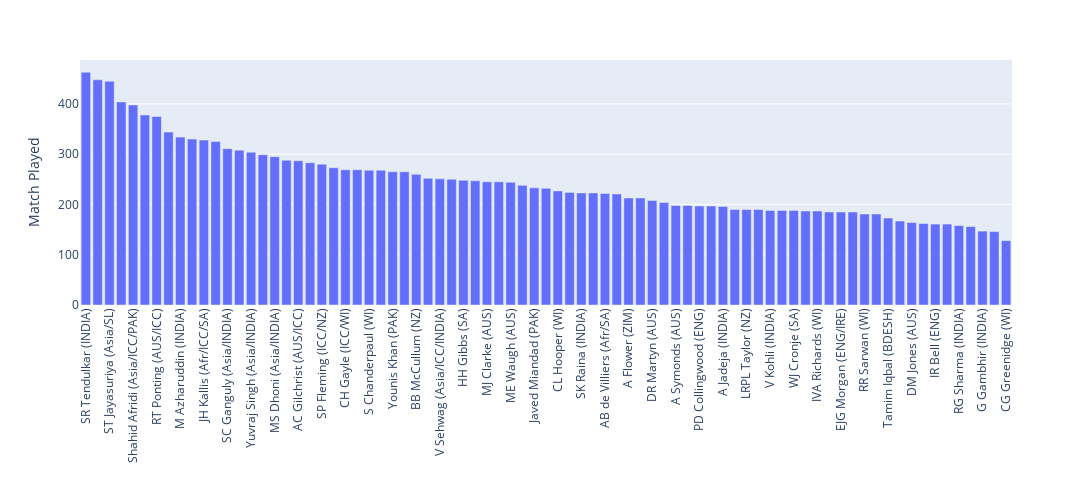

The code cell stored with this chart in its notebook:
### Code cell
mat=df[['Player','Mat']].sort_values('Mat',ascending=False)
fig=px.bar(mat,x='Player',y='Mat')
fig.update_layout(xaxis_tickangle=-90,
                 xaxis_title=' ',
                 yaxis_title='Match Played',
                 width=1200,
                 height=500)
fig.show()

### Figure 1 — Plotly figure (JSON) as saved in the notebook; plotly's stock layout.template omitted (floating-point values rounded to 4 significant figures)
{"data": [{"alignmentgroup": "True", "hovertemplate": "Player=%{x}<br>Mat=%{y}<extra></extra>", "legendgroup": "", "marker": {"color": "#636efa", "pattern": {"shape": ""}}, "name": "", "offsetgroup": "", "orientation": "v", "showlegend": false, "textposition": "auto", "type": "bar", "x": ["SR Tendulkar (INDIA)", "DPMD Jayawardene (Asia/SL)", "ST Jayasuriya (Asia/SL)", "KC Sangakkara (Asia/ICC/SL)", "Shahid Afridi (Asia/ICC/PAK)", "Inzamam-ul-Haq (Asia/PAK)", "RT Ponting (AUS/ICC)", "R Dravid (Asia/ICC/INDIA)", "M Azharuddin (INDIA)", "TM Dilshan (SL)", "JH Kallis (Afr/ICC/SA)", "SR Waugh (AUS)", "SC Ganguly (Asia/INDIA)", "PA de Silva (SL)", "Yuvraj Singh (Asia/INDIA)", "BC Lara (ICC/WI)", "MS Dhoni (Asia/INDIA)", "Mohammad Yousuf (Asia/PAK)", "AC Gilchrist (AUS/ICC)", "Saleem Malik (PAK)", "SP Fleming (ICC/NZ)", "AR Border (AUS)", "CH Gayle (ICC/WI)", "A Ranatunga (SL)", "S Chanderpaul (WI)", "MS Atapattu (SL)", "Younis Khan (PAK)", "Abdul Razzaq (Asia/PAK)", "BB McCullum (NZ)", "Shoaib Malik (PAK)", "V Sehwag (Asia/ICC/INDIA)", "Ijaz Ahmed (PAK)", "HH Gibbs (SA)", "Saeed Anwar (PAK)", "MJ Clarke (AUS)", "JN Rhodes (SA)", "ME Waugh (AUS)", "DL Haynes (WI)", "Javed Miandad (PAK)", "MG Bevan (AUS)", "CL Hooper (WI)", "RB Richardson (WI)", "SK Raina (INDIA)", "NJ Astle (NZ)", "AB de Villiers (Afr/SA)", "GW Flower (ZIM)", "A Flower (ZIM)", "RS Mahanama (SL)", "DR Martyn (AUS)", "WU Tharanga (Asia/SL)", "A Symonds (AUS)", "Rameez Raja (PAK)", "PD Collingwood (ENG)", "GC Smith (Afr/SA)", "A Jadeja (INDIA)", "SR Watson (AUS)", "LRPL Taylor (NZ)", "Mohammad Hafeez (PAK)", "V Kohli (INDIA)", "ADR Campbell (ZIM)", "WJ Cronje (SA)", "MN Samuels (WI)", "IVA Richards (WI)", "MEK Hussey (AUS)", "EJG Morgan (ENG/IRE)", "G Kirsten (SA)", "RR Sarwan (WI)", "DC Boon (AUS)", "Tamim Iqbal (BDESH)", "BRM Taylor (ZIM)", "DM Jones (AUS)", "Misbah-ul-Haq (PAK)", "IR Bell (ENG)", "ML Hayden (AUS/ICC)", "RG Sharma (INDIA)", "HM Amla (SA)", "G Gambhir (INDIA)", "MJ Guptill (NZ)", "CG Greenidge (WI)"], "xaxis": "x", "y": [463, 448, 445, 404, 398, 378, 375, 344, 334, 330, 328, 325, 311, 308, 304, 299, 295, 288, 287, 283, 280, 273, 269, 269, 268, 268, 265, 265, 260, 252, 251, 250, 248, 247, 245, 245, 244, 238, 233, 232, 227, 224, 223, 223, 222, 221, 213, 213, 208, 204, 198, 198, 197, 197, 196, 190, 190, 190, 188, 188, 188, 187, 187, 185, 185, 185, 181, 181, 173, 167, 164, 162, 161, 161, 158, 156, 147, 146, 128], "yaxis": "y"}], "layout": {"barmode": "relative", "height": 500, "legend": {"tracegroupgap": 0}, "margin": {"t": 60}, "width": 1200, "xaxis": {"anchor": "y", "domain": [0, 1], "tickangle": -90, "title": {"text": " "}}, "yaxis": {"anchor": "x", "domain": [0, 1], "title": {"text": "Match Played"}}}}
